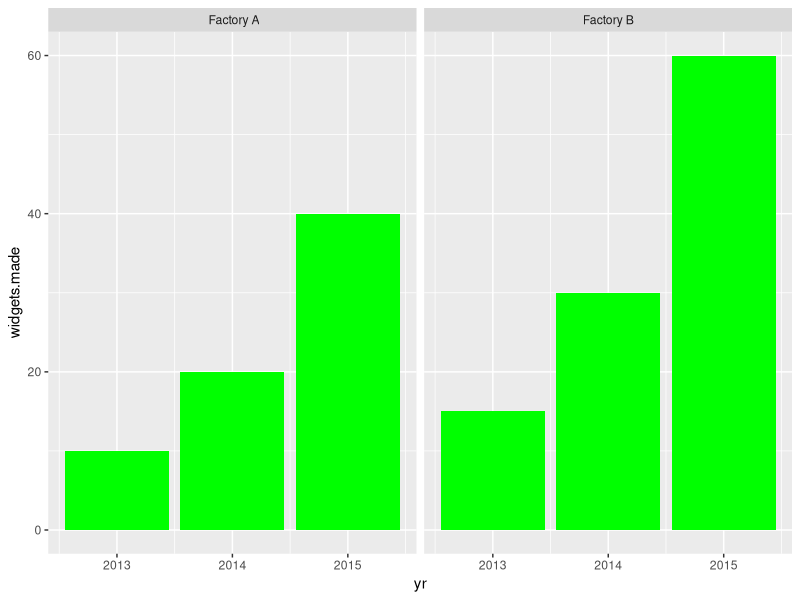

Source code (R):
# 1. Load libraries
require(ggplot2)

# 2. Create a plot with two facets
yr <- c(2013,2014,2015,2013,2014,2015)
widgets.made <- c(10,20,40,15,30,60)
factory <- c(rep(" Factory A",3),rep("Factory B",3))
df <- data.frame(factory, widgets.made, yr)
png("./factories.png")
# Note the geom_bar "fill" parameter-- I want this
# to be different for each facet; 
# Red for Factory A
# Blue for Factory B
ggplot(df) + 
        aes(yr, widgets.made) + 
        geom_bar(stat="identity", fill="green") +
        facet_grid(. ~ factory)
dev.off()